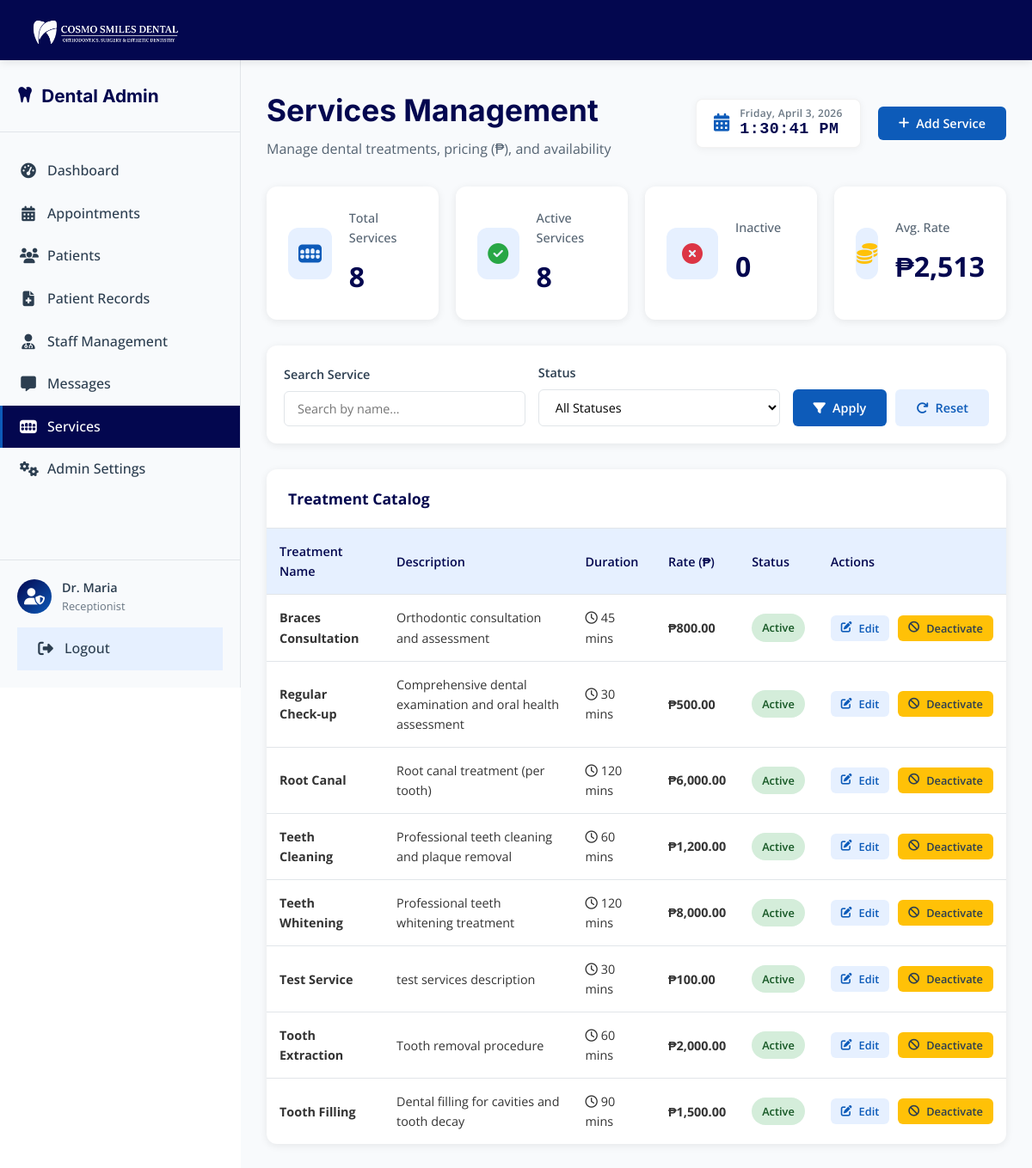
Page /public/admin/admin-services.php (signed in) on the committed database.
### tables this page shows
CREATE TABLE `services` (
  `id` int(11) NOT NULL AUTO_INCREMENT,
  `name` varchar(255) NOT NULL,
  `description` text DEFAULT NULL,
  `duration_minutes` int(11) DEFAULT 30,
  `price` decimal(10,2) DEFAULT NULL,
  `is_active` tinyint(1) DEFAULT 1,
  PRIMARY KEY (`id`)
);

### src/Controllers/AdminServiceController.php (called while the page is built, shortened)
<?php
require_once __DIR__ . '/../../config/database.php';
class AdminServiceController {
    private $conn;
    public function __construct() {
        $database = new Database();
        $this->conn = $database->getConnection();
    }
    public function getAllServices($filters = []) {
        try {
            $query = "SELECT * FROM services WHERE 1=1";
            $params = [];
            $query .= " ORDER BY name ASC";
            $stmt = $this->conn->prepare($query);
            $stmt->execute($params);
            return $stmt->fetchAll(PDO::FETCH_ASSOC);
        } catch (PDOException $e) {
            error_log("Error in getAllServices: " . $e->getMessage());
            return [];
        }
    }
    public function getServiceStats() {
        try {
            $stats = [
                'total' => 0,
                'active' => 0,
                'inactive' => 0,
                'avg_price' => 0
            ];
            $query = "SELECT
                        COUNT(*) as total,
                        SUM(CASE WHEN is_active = 1 THEN 1 ELSE 0 END) as active,
                        SUM(CASE WHEN is_active = 0 THEN 1 ELSE 0 END) as inactive,
                        AVG(price) as avg_price
                      FROM services";
            $stmt = $this->conn->prepare($query);
            $stmt->execute();
            $result = $stmt->fetch(PDO::FETCH_ASSOC);
            if ($result) {
                $stats = [
                    'total' => (int)$result['total'],
                    'active' => (int)$result['active'],
                    'inactive' => (int)$result['inactive'],
                    'avg_price' => (float)$result['avg_price']
                ];
            }
            return $stats;
        } catch (PDOException $e) {
            error_log("Error getting service stats: " . $e->getMessage());
            return ['total' => 0, 'active' => 0, 'inactive' => 0, 'avg_price' => 0];
        }
    }
}
?>

### config/env.php (called while the page is built, shortened)
<?php
function env($key, $default = null) {
    $value = $_ENV[$key] ?? getenv($key);
    $lower = strtolower($value);
    return $value;
}

### config/database.php (called while the page is built, shortened)
<?php
require_once __DIR__ . '/env.php';
class Database {
    private $host;
    private $db_name;
    private $username;
    private $password;
    public function __construct() {
        $this->host     = env('DB_HOST', 'localhost');
        $this->db_name  = env('DB_NAME', 'cosmo_smiles_dental');
        $this->username = env('DB_USERNAME', 'root');
        $this->password = env('DB_PASSWORD', '');
    }
    public function getConnection() {
        $this->conn = null;
        try {
            $this->conn = new PDO("mysql:host=" . $this->host . ";dbname=" . $this->db_name, $this->username, $this->password);
            $this->conn->exec("set names utf8");
            $this->conn->setAttribute(PDO::ATTR_ERRMODE, PDO::ERRMODE_EXCEPTION);
        } catch(PDOException $exception) {
            echo "Connection error: " . $exception->getMessage();
        }
        return $this->conn;
    }
}
?>

### public/admin/admin-services.php (the view, shortened to what this page needs)
<?php
require_once __DIR__ . '/../../config/database.php';
require_once __DIR__ . '/../../src/Controllers/AdminServiceController.php';
$controller = new AdminServiceController();
$search = isset($_GET['search']) ? $_GET['search'] : '';
$status = isset($_GET['status']) ? $_GET['status'] : 'all';
$services = $controller->getAllServices([
    'search' => $search,
    'status' => $status
]);
$stats = $controller->getServiceStats();
?>
<!DOCTYPE html>
<html lang="en">
<head>
    <link rel="stylesheet" href="https://cdnjs.cloudflare.com/ajax/libs/font-awesome/6.4.0/css/all.min.css">
</head>
<body>
    <?php include 'includes/admin-header.php'; ?>
    <div class="admin-container">
        <?php include 'includes/admin-sidebar.php'; ?>
        <main class="admin-main">
            <div class="dashboard-header">
                <div class="header-content">
                    <h1>Services Management</h1>
                    <p>Manage dental treatments, pricing (₱), and availability</p>
                </div>
                <div class="header-actions">
                    <div class="date-display">
                        <i class="fas fa-calendar-alt"></i>
                        <div class="clock-content">
                            <span id="admin-date">Loading...</span>
                            <span id="admin-time">00:00:00 AM</span>
                        </div>
                    </div>
                    <button class="btn btn-primary" onclick="openModal('add')"><i class="fas fa-plus"></i> Add Service</button>
                </div>
            </div>
            <div class="stats-grid">
                <div class="stat-card">
                    <div class="stat-icon"><i class="fas fa-teeth"></i></div>
                    <div class="stat-content">
                        <h3>Total Services</h3>
                        <div class="stat-number"><?php echo isset($stats['total']) ? $stats['total'] : 0; ?></div>
                    </div>
                </div>
                <div class="stat-card">
                    <div class="stat-icon" style="color:var(--success);"><i class="fas fa-check-circle"></i></div>
                    <div class="stat-content">
                        <h3>Active Services</h3>
                        <div class="stat-number"><?php echo isset($stats['active']) ? $stats['active'] : 0; ?></div>
                    </div>
                </div>
                <div class="stat-card">
                    <div class="stat-icon" style="color:var(--error);"><i class="fas fa-times-circle"></i></div>
                    <div class="stat-content">
                        <h3>Inactive</h3>
                        <div class="stat-number"><?php echo isset($stats['inactive']) ? $stats['inactive'] : 0; ?></div>
                    </div>
                </div>
                <div class="stat-card">
                    <div class="stat-icon" style="color:var(--warning);"><i class="fas fa-coins"></i></div>
                    <div class="stat-content">
                        <h3>Avg. Rate</h3>
                        <div class="stat-number">₱<?php echo isset($stats['avg_price']) ? number_format($stats['avg_price'], 0) : 0; ?></div>
                    </div>
                </div>
            </div>
            <div class="staff-filter">
                <form method="GET" class="filter-row">
                    <div class="filter-group">
                        <label>Search Service</label>
                        <input type="text" name="search" class="filter-control" placeholder="Search by name..." value="<?php echo htmlspecialchars($search); ?>">
                    </div>
                    <div class="filter-group">
                        <label>Status</label>
                        <select name="status" class="filter-control" onchange="this.form.submit()">
                            <option value="all" <?php echo $status === 'all' ? 'selected' : ''; ?>>All Statuses</option>
                        </select>
                    </div>
                    <div class="filter-actions">
                        <button type="submit" class="btn btn-primary"><i class="fas fa-filter"></i> Apply</button>
                        <a href="admin-services.php" class="btn" style="background:var(--light-accent); color:var(--secondary);"><i class="fas fa-redo"></i> Reset</a>
                    </div>
                </form>
            </div>
            <div class="staff-table-container">
                <div class="table-header">
                    <h3>Treatment Catalog</h3>
                </div>
                <div class="table-content">
                    <table class="staff-table">
                        <thead>
                            <tr>
                                <th>Treatment Name</th>
                                <th>Description</th>
                                <th>Duration</th>
                                <th>Rate (₱)</th>
                                <th>Status</th>
                                <th>Actions</th>
                            </tr>
                        </thead>
                        <tbody>
                            <?php if (empty($services)): ?>
                            <tr><td colspan="6" style="text-align:center; padding:40px; color:#666;">No services found.</td></tr>
                            <?php else: ?>
                            <?php foreach ($services as $s): ?>
                            <tr>
                                <td data-label="Treatment Name"><strong><?php echo htmlspecialchars($s['name']); ?></strong></td>
                                <td data-label="Description">
                                    <?php echo htmlspecialchars(substr($s['description'], 0, 100)) . (strlen($s['description']) > 100 ? '...' : ''); ?>
                                </td>
                                <td data-label="Duration"><i class="far fa-clock"></i> <?php echo $s['duration_minutes']; ?> mins</td>
                                <td data-label="Rate (₱)"><strong>₱<?php echo number_format($s['price'], 2); ?></strong></td>
                                <td data-label="Status">
                                    <span class="status-badge <?php echo $s['is_active'] ? 'status-active' : 'status-inactive'; ?>">
                                        <?php echo $s['is_active'] ? 'Active' : 'Inactive'; ?>
                                    </span>
                                </td>
                                <td data-label="Actions">
                                    <div style="display:flex; gap:10px; justify-content: flex-end;">
                                        <button class="btn btn-sm" style="background:var(--light-accent); color:var(--secondary);" onclick='openModal("edit", <?php echo json_encode($s); ?>)'><i class="fas fa-edit"></i> Edit</button>
                                        <?php if ($s['is_active']): ?>
                                        <button class="btn btn-sm btn-warning" onclick="deactivateService(<?php echo $s['id']; ?>, '<?php echo addslashes($s['name']); ?>')"><i class="fas fa-ban"></i> Deactivate</button>
                                        <?php else: ?>
                                        <button class="btn btn-sm btn-success" onclick="activateService(<?php echo $s['id']; ?>, '<?php echo addslashes($s['name']); ?>')"><i class="fas fa-check-circle"></i> Activate</button>
                                        <?php endif; ?>
                                    </div>
                                </td>
                            </tr>
                            <?php endforeach; ?>
                            <?php endif; ?>
                        </tbody>
                    </table>
                </div>
            </div>
        </main>
    </div>
</body>
</html>

### public/admin/includes/admin-sidebar-css.php (style rules this page uses)
:root { --primary: #03074f; --secondary: #0d5bb9; --accent: #6ca8f0; --light-accent: #e6f0ff; --dark: #2c3e50; --light: #f8f9fa; --text: #333333; --white: #ffffff; --success: #28a745; --error: #dc3545; --warning: #ffc107; --border: #e1e5e9; --sidebar-bg: #f8fafc; --sidebar-width: 280px; --header-height: 70px; }
* { margin: 0; padding: 0; box-sizing: border-box; }
html { scroll-behavior: smooth; }
body { color: var(--text); background-color: var(--white); line-height: 1.6; overflow-x: hidden; font-family: 'Open Sans', sans-serif; }
.admin-container { display: flex; min-height: 100vh; padding-top: var(--header-height); }
.admin-main { flex: 1; margin-left: var(--sidebar-width); padding: 30px; background: #f8fafc; min-height: calc(100vh - var(--header-height)); transition: margin-left 0.3s ease; }
.dashboard-header { display: flex; justify-content: space-between; align-items: center; flex-wrap: wrap; gap: 20px; margin-bottom: 30px; }
.header-content { flex: 1; }
.header-content h1 { font-family: "Inter", sans-serif; color: var(--primary); font-size: 2.2rem; margin-bottom: 5px; }
.header-content p { color: var(--dark); opacity: 0.8; margin: 0; }
.header-actions { display: flex; align-items: center; gap: 20px; flex-wrap: wrap; }
.date-display { display: flex; align-items: center; gap: 12px; background: #fff; padding: 8px 20px; border-radius: 8px; box-shadow: 0 2px 10px rgba(0,0,0,0.05); border: 1px solid rgba(0,0,0,0.05); transition: all 0.2s ease; }
.date-display i { font-size: 1.3rem; color: var(--secondary); }
.clock-content { display: flex; flex-direction: column; line-height: 1.3; text-align: left; }
#admin-date { font-size: 0.75rem; font-weight: 600; color: var(--dark); opacity: 0.7; letter-spacing: 0.3px; }
#admin-time { font-size: 1.15rem; font-weight: 700; color: var(--primary); font-family: 'Monaco', 'Consolas', monospace; letter-spacing: 0.5px; }

### rows in the picture
services: name "Braces Consultation", description "Orthodontic consultation and assessment", duration_minutes "45", price "800.00", is_active "Active"
services: name "Regular Check-up", description "Comprehensive dental examination and oral health assessment", duration_minutes "30", price "500.00", is_active "Active"
services: name "Root Canal", description "Root canal treatment (per tooth)", duration_minutes "120", price "6,000.00", is_active "Active"
services: name "Teeth Cleaning", description "Professional teeth cleaning and plaque removal", duration_minutes "60", price "1,200.00", is_active "Active"
services: name "Teeth Whitening", description "Professional teeth whitening treatment", duration_minutes "120", price "8,000.00", is_active "Active"
services: name "Test Service", description "test services description", duration_minutes "30", price "100.00", is_active "Active"
services: name "Tooth Extraction", description "Tooth removal procedure", duration_minutes "60", price "2,000.00", is_active "Active"
services: name "Tooth Filling", description "Dental filling for cavities and tooth decay", duration_minutes "90", price "1,500.00", is_active "Active"

### other values in the picture
$item['label'] "Dashboard"
$item['label'] "Appointments"
$item['label'] "Patients"
$item['label'] "Patient Records"
$item['label'] "Staff Management"
$item['label'] "Messages"
$item['label'] "Services"
$item['label'] "Admin Settings"
$sidebarAdminName "Dr. Maria"
$sidebarAdminRole "Receptionist"
$stats['total'] "8"
$stats['active'] "8"
$stats['inactive'] "0"
$stats['avg_price'] "2,513"
